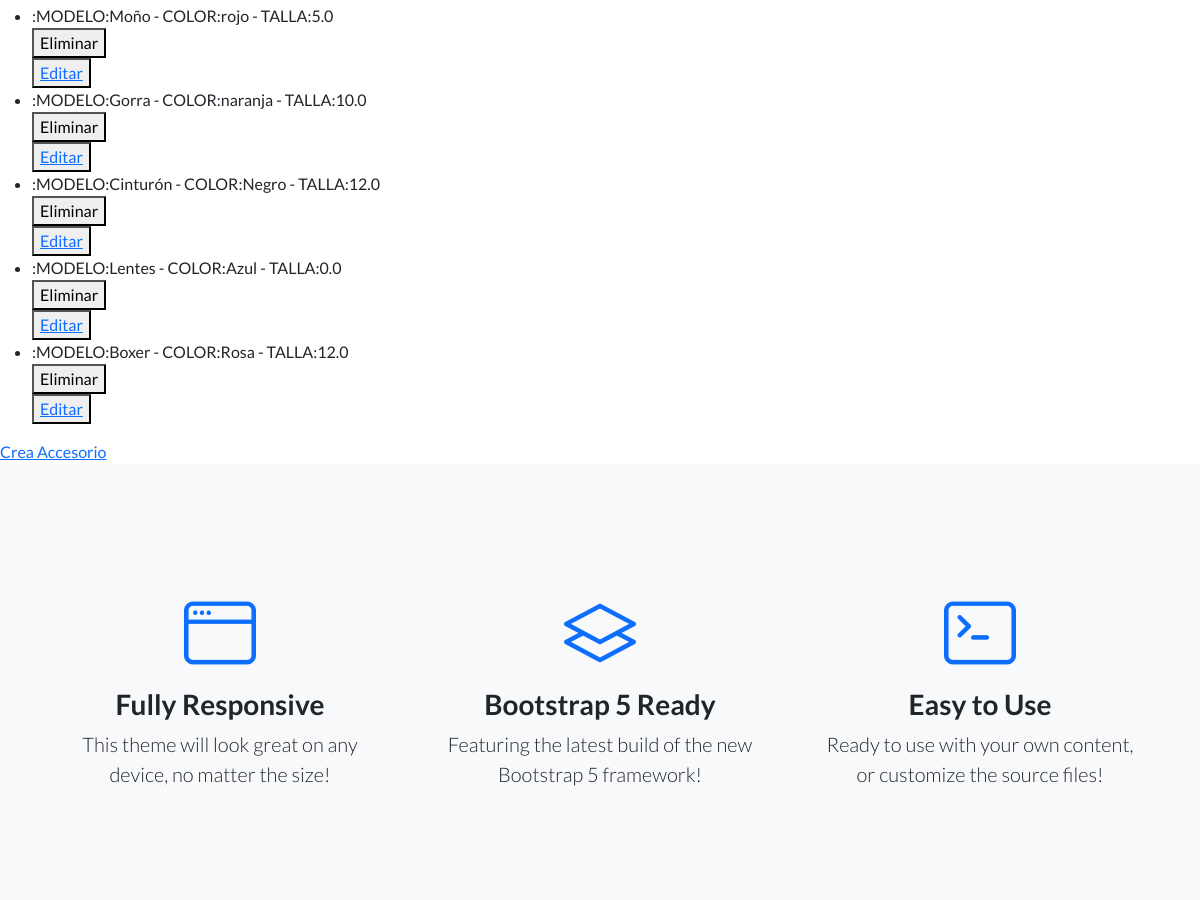
Page /app-zap/listaAccesorios/ (middle part) on the earlier database version.
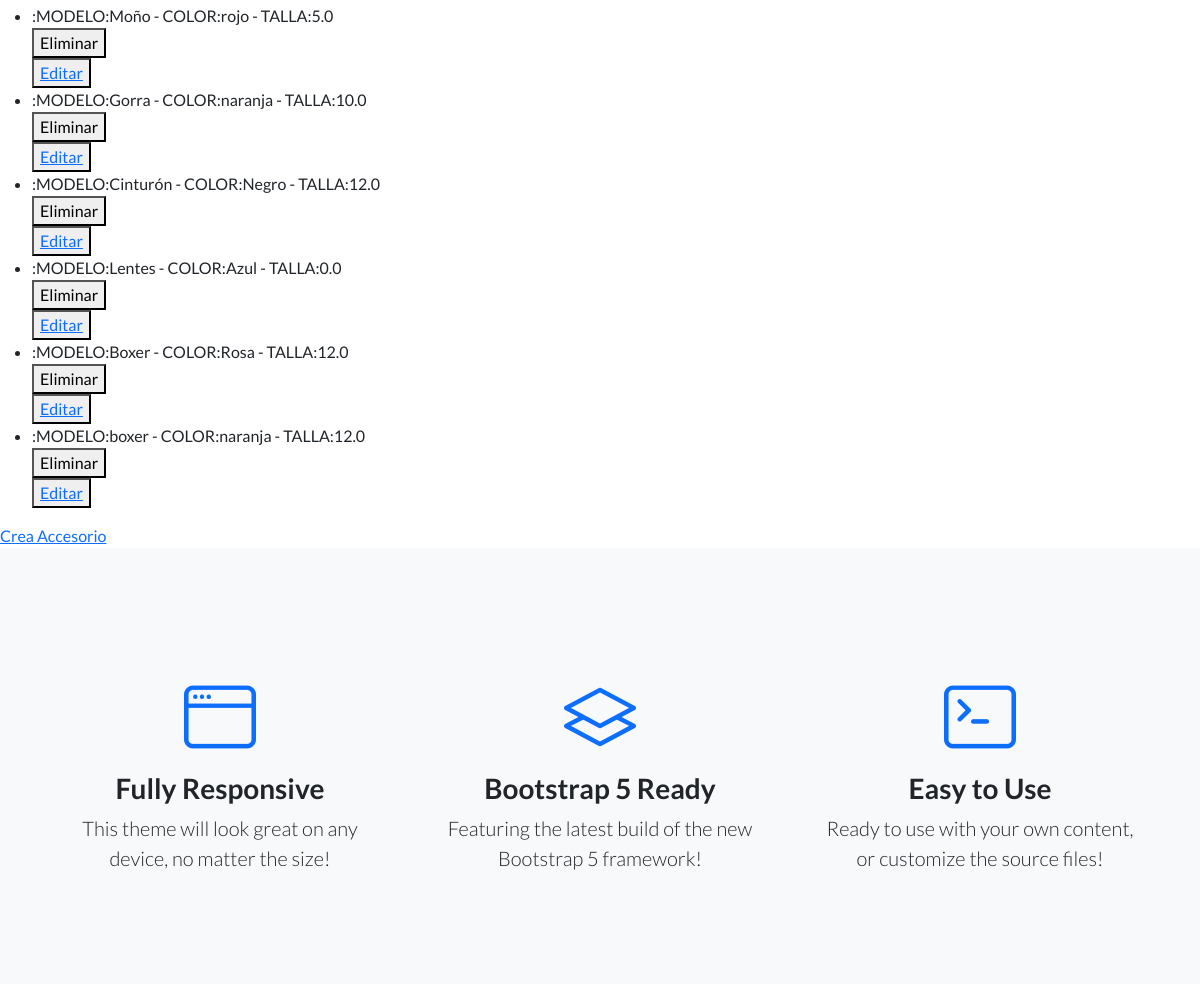
Same page on the later database version.
### App_zap/models.py (models this page shows)
class Accesorios(models.Model):
    modelo = models.CharField(max_length=50)
    color = models.CharField(max_length=50)
    talla = models.FloatField()
    precio = models.FloatField()
    def __str__(self):
        return f':MODELO:{self.modelo} - COLOR:{self.color} - TALLA:{self.talla}'

### App_zap/views.py (the view)
# urls.py: path('listaAccesorios/',listaAccesorios, name="listaAccesorios"),
def listaAccesorios(request):
    accesorios = Accesorios.objects.all()
    contexto = {"accesorios": accesorios}
    return render(request, "leerAccesorios.html", contexto)

### App_zap/templates/leerAccesorios.html (shortened to what this page needs)
{% extends 'padre.html' %}
{% load static %}
{% block bloqueQueCambia %}
<ul>
    {% for accesorio in accesorios %}
        <li>{{accesorio}}</li>
        <div>
            <form action="{% url 'eliminaAccesorios' accesorio.id %}" method="POST">{% csrf_token %}
                <button type="submit">Eliminar</button>
            </form>
            <button>
                <a href="{% url 'editaAccesorios' accesorio.id %}">Editar</a>
            </button>
        </div>
    {% endfor %}
</ul>
<a href="{% url 'creaAccesorios' %}"> Crea Accesorio </a>
{% endblock bloqueQueCambia %}

Differences in the rows shown:
added Accesorios: modelo+color+talla ":MODELO:boxer - COLOR:naranja - TALLA:12.0"
